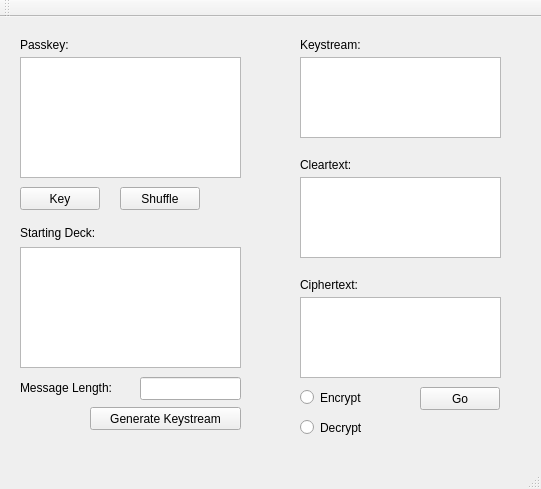
<?xml version="1.0" encoding="UTF-8"?>
<ui version="4.0">
 <class>MainWindow</class>
 <widget class="QMainWindow" name="MainWindow">
  <property name="geometry">
   <rect>
    <x>0</x>
    <y>0</y>
    <width>541</width>
    <height>489</height>
   </rect>
  </property>
  <property name="windowTitle">
   <string>MainWindow</string>
  </property>
  <widget class="QWidget" name="centralWidget">
   <widget class="QLabel" name="label_4">
    <property name="geometry">
     <rect>
      <x>300</x>
      <y>20</y>
      <width>111</width>
      <height>16</height>
     </rect>
    </property>
    <property name="text">
     <string>Keystream:</string>
    </property>
   </widget>
   <widget class="QTextEdit" name="keystreamTextEdit">
    <property name="geometry">
     <rect>
      <x>300</x>
      <y>40</y>
      <width>201</width>
      <height>81</height>
     </rect>
    </property>
   </widget>
   <widget class="QPushButton" name="keyGenButton">
    <property name="geometry">
     <rect>
      <x>90</x>
      <y>390</y>
      <width>151</width>
      <height>23</height>
     </rect>
    </property>
    <property name="text">
     <string>Generate Keystream</string>
    </property>
   </widget>
   <widget class="QLabel" name="label_2">
    <property name="geometry">
     <rect>
      <x>20</x>
      <y>206</y>
      <width>111</width>
      <height>20</height>
     </rect>
    </property>
    <property name="text">
     <string>Starting Deck:</string>
    </property>
   </widget>
   <widget class="QLabel" name="label_6">
    <property name="geometry">
     <rect>
      <x>300</x>
      <y>260</y>
      <width>111</width>
      <height>16</height>
     </rect>
    </property>
    <property name="text">
     <string>Ciphertext:</string>
    </property>
   </widget>
   <widget class="QTextEdit" name="ciphertextTextEdit">
    <property name="geometry">
     <rect>
      <x>300</x>
      <y>280</y>
      <width>201</width>
      <height>81</height>
     </rect>
    </property>
   </widget>
   <widget class="QLineEdit" name="msgLenLineEdit">
    <property name="geometry">
     <rect>
      <x>140</x>
      <y>360</y>
      <width>101</width>
      <height>23</height>
     </rect>
    </property>
   </widget>
   <widget class="QLabel" name="label_5">
    <property name="geometry">
     <rect>
      <x>300</x>
      <y>140</y>
      <width>111</width>
      <height>16</height>
     </rect>
    </property>
    <property name="text">
     <string>Cleartext:</string>
    </property>
   </widget>
   <widget class="QTextEdit" name="cleartextTextEdit">
    <property name="geometry">
     <rect>
      <x>300</x>
      <y>160</y>
      <width>201</width>
      <height>81</height>
     </rect>
    </property>
   </widget>
   <widget class="QTextEdit" name="deckTextEdit">
    <property name="geometry">
     <rect>
      <x>20</x>
      <y>230</y>
      <width>221</width>
      <height>121</height>
     </rect>
    </property>
   </widget>
   <widget class="QLabel" name="label">
    <property name="geometry">
     <rect>
      <x>20</x>
      <y>20</y>
      <width>57</width>
      <height>15</height>
     </rect>
    </property>
    <property name="text">
     <string>Passkey:</string>
    </property>
   </widget>
   <widget class="QLabel" name="label_3">
    <property name="geometry">
     <rect>
      <x>20</x>
      <y>360</y>
      <width>111</width>
      <height>21</height>
     </rect>
    </property>
    <property name="text">
     <string>Message Length:</string>
    </property>
   </widget>
   <widget class="QTextEdit" name="passkeyTextEdit">
    <property name="geometry">
     <rect>
      <x>20</x>
      <y>40</y>
      <width>221</width>
      <height>121</height>
     </rect>
    </property>
   </widget>
   <widget class="QRadioButton" name="encryptRadioButton">
    <property name="geometry">
     <rect>
      <x>300</x>
      <y>370</y>
      <width>100</width>
      <height>21</height>
     </rect>
    </property>
    <property name="text">
     <string>Encrypt</string>
    </property>
   </widget>
   <widget class="QRadioButton" name="decryptRadioButton">
    <property name="geometry">
     <rect>
      <x>300</x>
      <y>400</y>
      <width>100</width>
      <height>21</height>
     </rect>
    </property>
    <property name="text">
     <string>Decrypt</string>
    </property>
   </widget>
   <widget class="QPushButton" name="goPushButton">
    <property name="geometry">
     <rect>
      <x>420</x>
      <y>370</y>
      <width>80</width>
      <height>23</height>
     </rect>
    </property>
    <property name="text">
     <string>Go</string>
    </property>
   </widget>
   <widget class="QPushButton" name="keyButton">
    <property name="geometry">
     <rect>
      <x>20</x>
      <y>170</y>
      <width>80</width>
      <height>23</height>
     </rect>
    </property>
    <property name="text">
     <string>Key</string>
    </property>
   </widget>
   <widget class="QPushButton" name="shuffleButton">
    <property name="geometry">
     <rect>
      <x>120</x>
      <y>170</y>
      <width>80</width>
      <height>23</height>
     </rect>
    </property>
    <property name="text">
     <string>Shuffle</string>
    </property>
   </widget>
  </widget>
  <widget class="QMenuBar" name="menuBar">
   <property name="geometry">
    <rect>
     <x>0</x>
     <y>0</y>
     <width>541</width>
     <height>20</height>
    </rect>
   </property>
  </widget>
  <widget class="QToolBar" name="mainToolBar">
   <attribute name="toolBarArea">
    <enum>TopToolBarArea</enum>
   </attribute>
   <attribute name="toolBarBreak">
    <bool>false</bool>
   </attribute>
  </widget>
  <widget class="QStatusBar" name="statusBar"/>
 </widget>
 <layoutdefault spacing="6" margin="11"/>
 <resources/>
 <connections/>
</ui>
